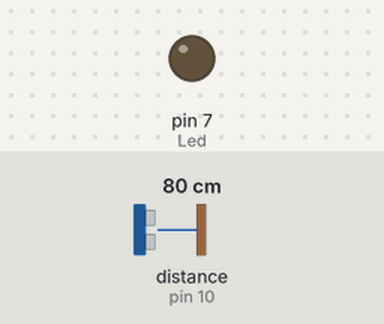
This sketch was run on a simulated Arduino Uno, built with avr-gcc and run on an emulated ATmega328P. On the bench: output pins drawn as LEDs (lit = HIGH). Wiring (inferred from the names in the program): ultrasonic range finder: trigger pin 9; echo pin 10. Inputs (shaded band) come from the test bench; at power-on: distance to the obstacle (sensor on pin 10) 80 cm. The echo pulse lasts 58.3 µs per cm; pins used as bus, display or sensor lines are not drawn; what the sketch prints to the serial monitor is not drawn.

Above: at 3.2 s.
3.3 s: distance to the obstacle (sensor on pin 10) set to 14 cm
4.8 s: distance to the obstacle (sensor on pin 10) set to 10 cm
At 5.5 s:
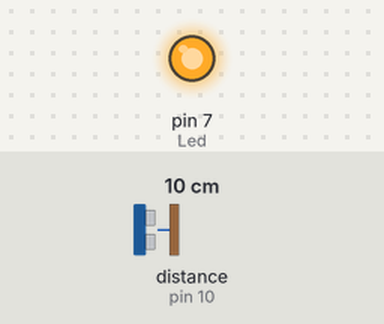
6.5 s: distance to the obstacle (sensor on pin 10) set to 18 cm
At 6.8 s:
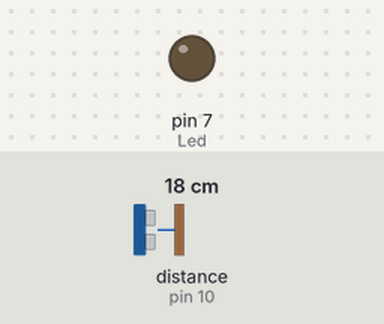
8.0 s: distance to the obstacle (sensor on pin 10) set to 2 cm
At 9.3 s:
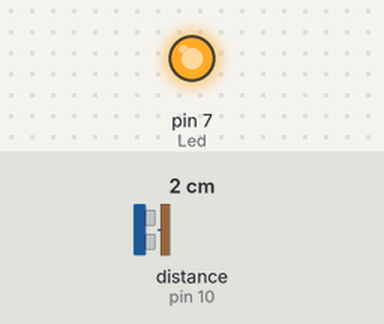
Timing chart, 0 to 10.5 s (numbered marks = the images above; inputs shaded):
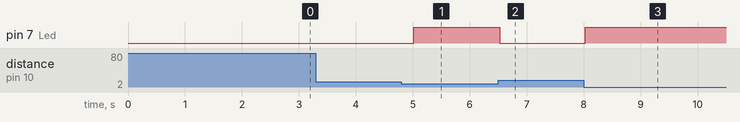

Measured:
- the behaviour switches between 12 and 11 cm on distance to the obstacle (sensor on pin 10) (found by bisection; images 0 and 1)
- after the input at 3.3 s, every drawn part: stays the same
- after the input at 4.8 s, pin 7 (Led): LOW → HIGH after 0.22 s
- after the input at 6.5 s, pin 7 (Led): HIGH → LOW at once
- after the input at 8.0 s, pin 7 (Led): LOW → HIGH at once

The sketch:

Led_test.ino
```cpp
#define trigger 9
#define echo 10
#define Led 7
long duration;
int distance;


void setup()
{

 pinMode(trigger,OUTPUT);
 pinMode(echo,INPUT);
 pinMode(Led,OUTPUT);
 Serial.begin(2600);
 delay(2000);
}

void loop()
{

 digitalWrite(trigger,LOW);
 delayMicroseconds(2);
 digitalWrite(trigger,HIGH);
 delayMicroseconds(10);
 digitalWrite(trigger,LOW);
 delayMicroseconds(2);

 duration = pulseIn(echo,HIGH);
 distance = 0.034*duration /2;
 Serial.print(distance);
 if(distance <=10)
 {
   digitalWrite(Led,HIGH);
 }
 else
 {
   digitalWrite(Led,LOW);
 }

 delay(500);
}
```
